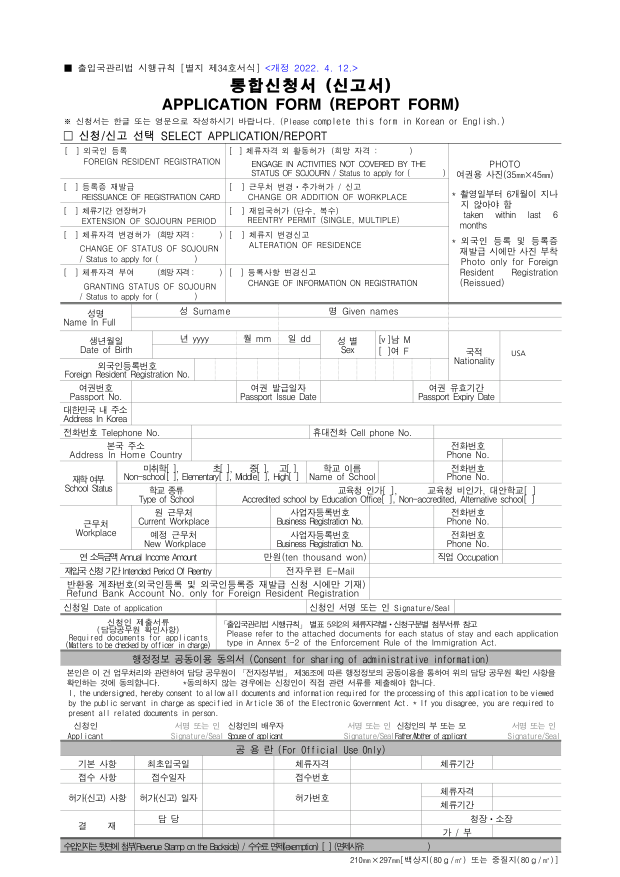
#> input picture test_visual_page0.png, 1240 x 1753 px (shown at 1/2 size)
$ python check_pixels.py
#> lines starting #> are read from the running program, lines starting #| are printed output that depends on the picture
from PIL import Image
img = Image.open("test_visual_page0.png")
#> img is the input picture: PIL image 1240x1753 RGB; mean R, G, B 239, 239, 239
# Point is roughly (366, 329) in pt. The image is 150 DPI.
# 1 pt = 1/72 inch. So x_px = x_pt * 150 / 72
x_px = int(366 * 150 / 72)
y_px = int(329 * 150 / 72)

# crop 50x50 around it
crop = img.crop((x_px - 25, y_px - 25, x_px + 25, y_px + 25))
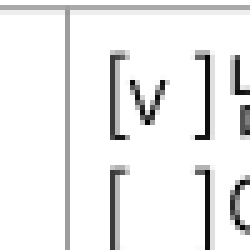
#> crop: PIL image 50x50 RGB (shown 5 times larger); mean R, G, B 237, 237, 237
extrema = crop.convert("L").getextrema()
#> extrema = (4, 255)
print(f"Extrema (min, max): {extrema}")
#| Extrema (min, max): (4, 255)

$ run again, with cart_payment_modal.png copied over test_visual_page0.png
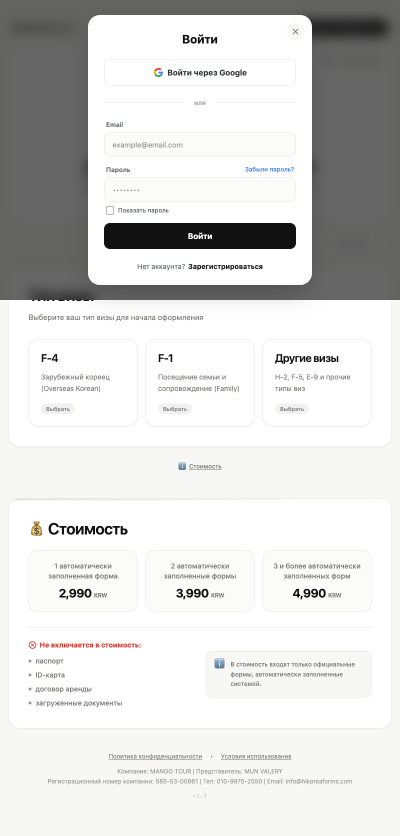
#> input picture cart_payment_modal.png, 800 x 1672 px (shown at 1/2 size)
#> img is the input picture: PIL image 800x1672 RGB; mean R, G, B 217.8, 217.6, 217
#> `crop = img.crop((x_px - 25, y_px - 25, x_px + 25, y_px + 25))`:
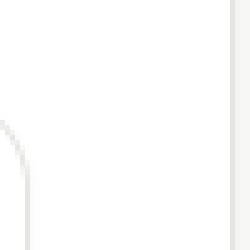
#> crop: PIL image 50x50 RGB (shown 5 times larger); mean R, G, B 253.6, 253.6, 253.4
#> extrema = (229, 255)
#| Extrema (min, max): (229, 255)
